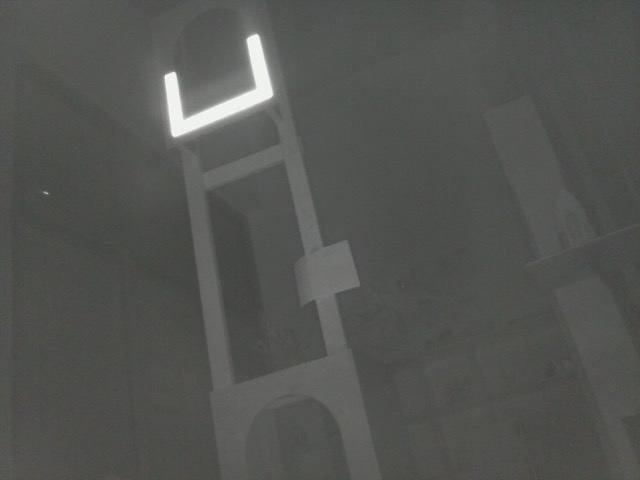
//> input picture Eclipse/Vision2016/picture.jpg, 640 x 480 px
$ ./highgoal5   (built with g++ and OpenCV 4)
//> lines starting //> are read from the running program, lines starting //| are printed output that depends on the picture; after the words box and inside, x2 and y2 are one past the last pixel; in counts of white or black regions, pixels touching at a corner belong together
#include "opencv2/highgui/highgui.hpp"
#include "opencv2/core/core.hpp"
#include "opencv2/imgproc/imgproc.hpp"
#include <iostream>
#include <dirent.h>
#define _USE_MATH_DEFINES
#include <math.h>

using namespace cv;
using namespace std;

Mat src, src_gray, subtracted;

int thresh = 200;
int max_thresh = 255;
int size_x = -1;
int size_y = -1;

int blob_size = 2;
int max_blob = 20;

struct rect_points {
    Point side_one;
    Point side_two;
    Point side_three;
    Point side_four;
};

bool gui = true;
bool detailedGUI = false;
bool test = false;
bool latest = false;
bool done = false;

void convex_callback(int, void* );
void blob_callback(int, void*);
void analyzeImage(Mat src);

float angle_measure(rect_points);
float rotationX(rect_points);
float rotationY(rect_points);


int getdir (string dir, vector<string> &files) {
    DIR *dp;
    struct dirent *dirp;
    if ((dp = opendir(dir.c_str())) == NULL) {
        cout << "Error opening " << dir << endl;
        return errno;
    }

    while ((dirp = readdir(dp)) != NULL) {
        files.push_back(string(dirp->d_name));
    }
    closedir(dp);
    return 0;
}


int main(int argc, char** argv) {
    string image = "picture.jpg";

    if (argc == 1) {
        detailedGUI = true;
    }
    if (argc == 2) {
        if (strcmp(argv[1], "test") == 0) {
            gui = false;
            test = true;

            cout<<"*********************************"<<endl;
            cout<<"Testing mode"<<endl;
            cout<<"*********************************"<<endl<<endl;

        } else if (strcmp(argv[1], "latest")==0) {
            latest = true;
            image = "latest.jpg";
        } else {
            image = argv[1];
        }

    } else if (argc == 3) {

        if (strcmp(argv[1], "folder") == 0) {
            vector<string> files = vector<string>();
            string dir = argv[2];
            getdir(dir,files);
            cout<<"Reading directory"<<dir<<endl;

            for (unsigned int i = 0; i < files.size(); i++) {
                cout<<files[i]<<endl;
                if (files[i].length() < 4 || files[i].substr(files[i].length()-4, 4) != ".jpg") continue;
                string path = dir + files[i];

                src = imread(path, CV_LOAD_IMAGE_UNCHANGED);
                if (src.empty()) cout<<"error loading '"<<path<<"'"<<endl;
                analyzeImage(src);

                waitKey(0);
                done = true;
            }
        }

    }

    if (!done) {
        src = imread(image, CV_LOAD_IMAGE_UNCHANGED);
//> src is the input picture: 480 rows x 640 cols, CV_8UC3; mean B, G, R 82.1, 84.7, 83.7
        if (src.empty()) {
            cout << "Error : Image cannot be loaded..!!" << endl;
            return -1;
        }
        analyzeImage(src);
    }

    return 0;
}


void analyzeImage(Mat src) {
    size_x = src.cols;
//> size_x = 640
    size_y = src.rows;
//> size_y = 480

    cvtColor( src, src_gray, CV_BGR2GRAY );
    blur( src_gray, src_gray, Size(3,3) );

    if (gui) namedWindow( "window", CV_WINDOW_AUTOSIZE );
    if (gui && detailedGUI) imshow("src_gray",src_gray);
    if (gui) createTrackbar( " Threshold:", "window", &thresh, max_thresh, convex_callback );
    if (gui) createTrackbar( " BlobSize:", "window", &blob_size, max_blob, blob_callback );


    cvtColor( src, src_gray, CV_BGR2GRAY );
    blur( src_gray, src_gray, Size(3,3) );

    convex_callback(0,0);
    blob_callback(0,0);
    if (gui) waitKey(0);
}


void convex_callback(int, void* ) {
    Mat threshold_output, convex;
    vector<vector<Point> > contours;
    vector<Vec4i> hierarchy;

    threshold( src_gray, threshold_output, thresh, 255, THRESH_BINARY );
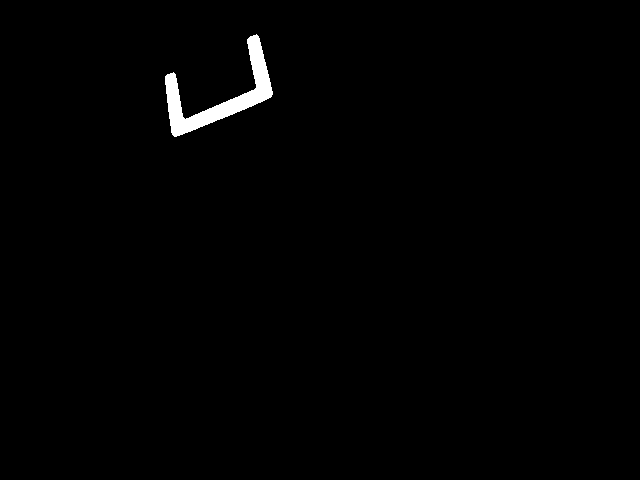
//> threshold_output: 480 rows x 640 cols, CV_8UC1; 0.94% white; 1 white region
    if (gui && detailedGUI) imshow("threshold",threshold_output);
    findContours( threshold_output, contours, hierarchy, CV_RETR_TREE, CV_CHAIN_APPROX_SIMPLE, Point(0, 0) );
//> contours = 1 contour; box (x1, y1, x2, y2) and area: (165, 34, 273, 137) 2688

    vector<vector<Point> >hull( contours.size() );
//> hull = 1 empty contours
    for( int i = 0; i < contours.size(); ++i ) {  convexHull( Mat(contours[i]), hull[i], false ); }
//> this loop made 1 pass

    convex = Mat::zeros( threshold_output.size(), CV_8UC1 );
    for (int i = 0; i<contours.size(); ++i) {
        drawContours(convex, hull, i, Scalar(255,255,255), CV_FILLED, 8, vector<Vec4i>(), 0, Point() );
    }
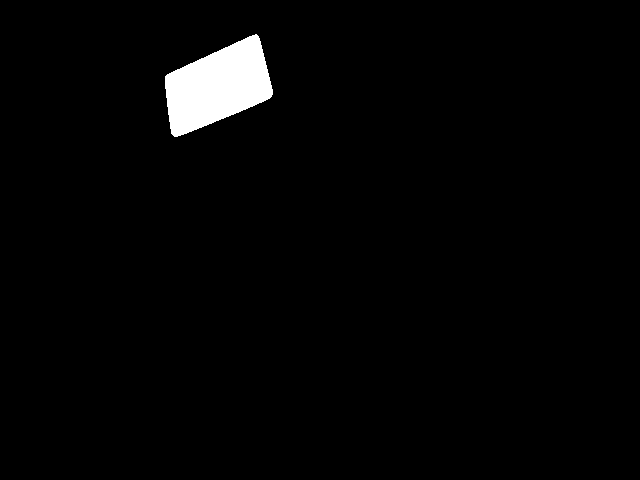
//> convex: 480 rows x 640 cols, CV_8UC1; 2.2% white; 1 white region, box (x1, y1, x2, y2) and area: (165, 34, 273, 137) 6849

    subtracted = Mat::zeros(convex.size(), CV_8UC1);

    if(convex.isContinuous()&&threshold_output.isContinuous()) {    uchar *p1, *p2, *p3;
        p1 = convex.ptr<uchar>(0);
        p2 = threshold_output.ptr<uchar>(0);
        p3 = subtracted.ptr<uchar>(0);
        for (int i=0; i<convex.rows*convex.cols; ++i){
            if (*p2 != 0){
                *p3 = 0;
            }
            else if(*p1 != 0){
                *p3 = 255;
            }
            p1++;
            p2++;
            p3++;
        }
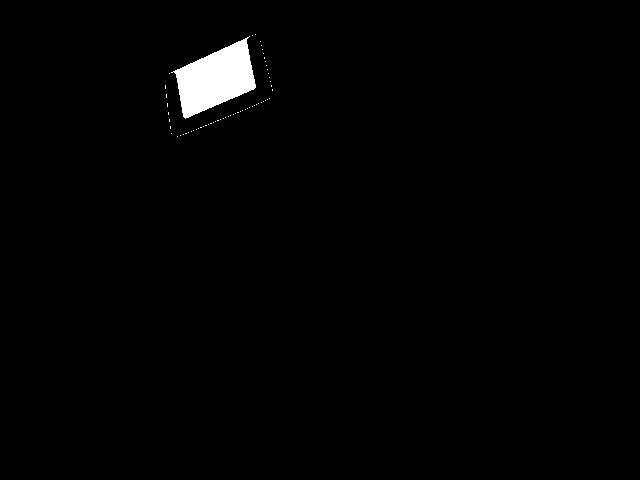
//> subtracted: 480 rows x 640 cols, CV_8UC1; 1.3% white; 63 white regions (62 under 20 px), largest, box (x1, y1, x2, y2) and area: (171, 36, 256, 119) 3873

    }
    // subtract(convex, threshold_output, subtracted);

    if (gui && detailedGUI) imshow("convex", convex);
    if (gui && detailedGUI) imshow("subtracted", subtracted);
    blob_callback(0,0);
}

void blob_callback(int, void*) {
    vector<vector<Point> > contours;
    vector<Point> poly;
    rect_points goal;
    vector<Vec4i> hierarchy;
    Mat blobed;
    Mat element = getStructuringElement(MORPH_ELLIPSE,Size( 2*blob_size + 1, 2*blob_size+1 ),Point( blob_size, blob_size ) );

    erode(subtracted, blobed, element);
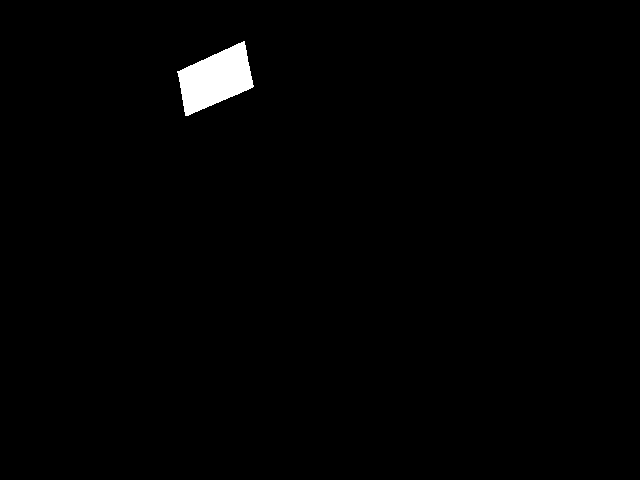
//> blobed: 480 rows x 640 cols, CV_8UC1; 1.1% white; 1 white region, box (x1, y1, x2, y2) and area: (177, 41, 254, 116) 3375
    dilate(blobed, blobed, element);
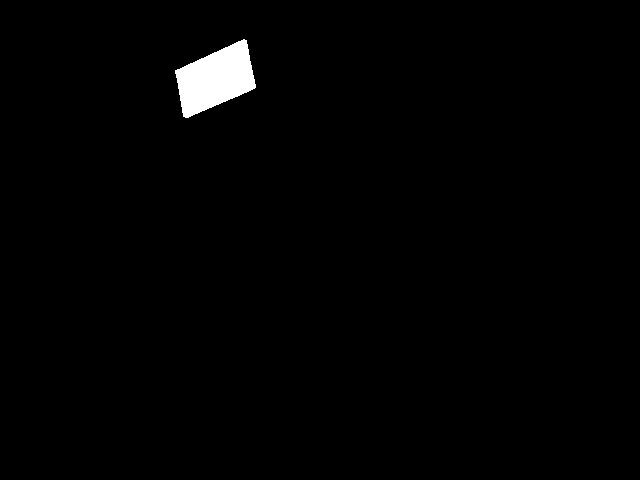
//> blobed: 480 rows x 640 cols, CV_8UC1; 1.3% white; 1 white region
    if (gui && detailedGUI) imshow("blobed", blobed);
    findContours(blobed, contours, hierarchy, CV_RETR_TREE, CV_CHAIN_APPROX_SIMPLE, Point(0, 0) );
//> contours = 1 contour; box (x1, y1, x2, y2) and area: (175, 39, 256, 118) 3738
    Mat result=src.clone();// Mat::zeros(blobed.size(),CV_8UC3);

    for (int i = 0; i<contours.size(); ++i) {
        approxPolyDP(Mat(contours[i]), poly, 3, true);
        goal.side_one = poly[0];
        goal.side_two = poly[1];
        goal.side_three = poly[2];
        goal.side_four = poly[3];

        line(result, goal.side_one,goal.side_two, Scalar(255,0,0),5);
        line(result, goal.side_two,goal.side_three, Scalar(255,0,0),5);
        line(result, goal.side_three,goal.side_four, Scalar(255,0,0),5);
        line(result, goal.side_four,goal.side_one, Scalar(255,0,0),5);
        cout<<"vertex 1: ("<<goal.side_one.x<<","<<goal.side_one.y<<")"<<endl;
        cout<<"vertex 2: ("<<goal.side_two.x<<","<<goal.side_two.y<<")"<<endl;
        cout<<"vertex 3: ("<<goal.side_three.x<<","<<goal.side_three.y<<")"<<endl;
        cout<<"vertex 4: ("<<goal.side_four.x<<","<<goal.side_four.y<<")"<<endl;
        cout<<"angle"<<endl;
        cout<<angle_measure(goal)<<endl;

    }
//> this loop made 1 pass
//> (poly, anglea in angle_measure, angleb in angle_measure) on pass 1: (4 Points (x, y): [246, 40], [175, 70], [183, 116], [255, 87], -78.69, 78.69)
//| vertex 1: (246,40)
//| vertex 2: (175,70)
//| vertex 3: (183,116)
//| vertex 4: (255,87)
//| angle
//| 157.38
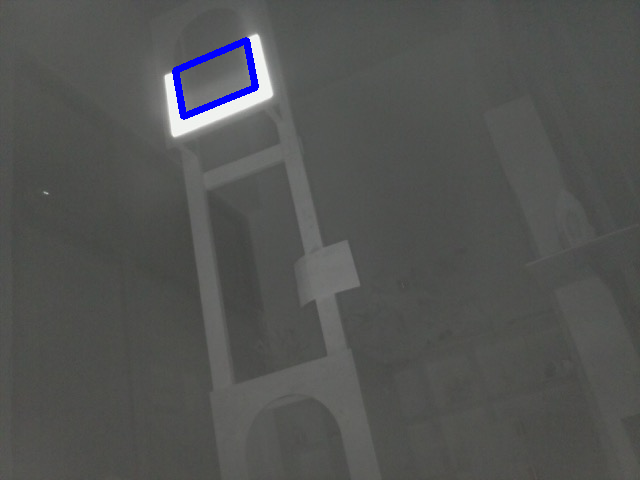
//> result: 480 rows x 640 cols, CV_8UC3; 0.56% of pixels changed, all inside (x1, y1, x2, y2) = (172, 37, 259, 120)
//> the loop in blob_callback (call 2), `for (int i = 0; i<contours.size(); ++i)` made 1 pass
//| vertex 1: (246,40)
//| vertex 2: (175,70)
//| vertex 3: (183,116)
//| vertex 4: (255,87)
//| angle
//| 157.38

    if (gui) imshow("window",result);
}

float angle_measure(rect_points goal) {

    float anglea;
    float angleb;
    if ((goal.side_two.x-goal.side_three.x) == 0) return 0;
    if ((goal.side_four.x-goal.side_one.x) == 0) return 0;
    anglea = atan((goal.side_three.y-goal.side_two.y)/(goal.side_two.x-goal.side_three.x))*(180/M_PI);
    angleb = atan((goal.side_four.y-goal.side_one.y)/(goal.side_four.x-goal.side_one.x))*(180/M_PI);
    return angleb-anglea;
}
float rotationX(rect_points goal) {
    float xdiff;
    xdiff = (size_x/2)-(goal.side_two.x+goal.side_one.x+goal.side_three.x+goal.side_four.x)/4;
    return xdiff;
}
float rotationY(rect_points goal) {
    float ydiff;
    ydiff = (size_y/2)-(goal.side_two.y+goal.side_one.y+goal.side_three.y+goal.side_four.y)/4;
    return ydiff;


}
